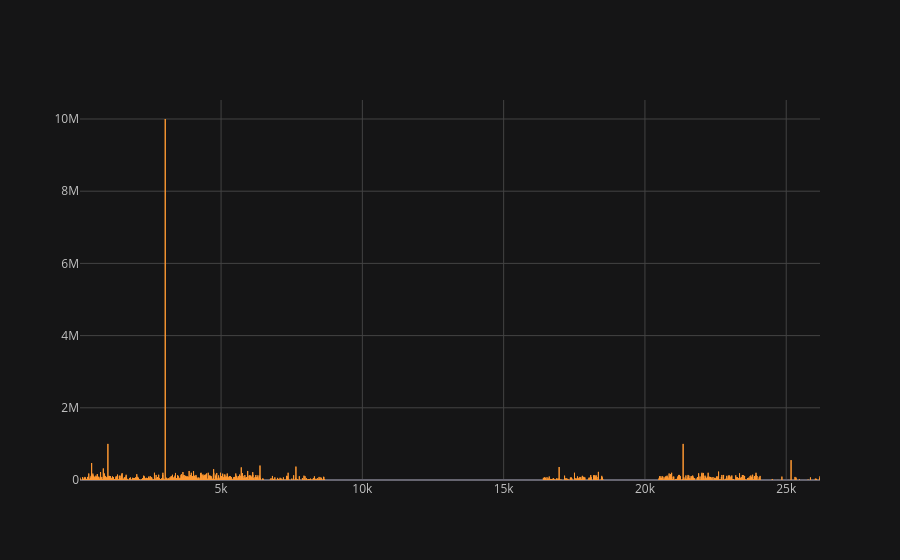

Write notebook code for a chart like this one.
### Code cell
df_b.iplot(kind='bar',theme='solar')

### Figure 1 — Plotly figure (JSON) as saved in the notebook; plotly's stock layout.template omitted (floating-point values rounded to 4 significant figures; data arrays with more than 128 entries replaced by an {"elided": "..."} marker saying what was removed)
{"data": [{"marker": {"color": "rgba(255, 153, 51, 0.6)", "line": {"color": "rgba(255, 153, 51, 1.0)", "width": 1}}, "name": "AdjustedCompensation", "orientation": "v", "text": "", "type": "bar", "x": {"elided": "1107 int values"}, "y": {"elided": "1107 float values"}}], "layout": {"legend": {"bgcolor": "#151516", "font": {"color": "#D9D9D9"}}, "paper_bgcolor": "#151516", "plot_bgcolor": "#151516", "title": {"font": {"color": "#D9D9D9"}}, "xaxis": {"gridcolor": "#434343", "showgrid": true, "tickfont": {"color": "#C2C2C2"}, "title": {"font": {"color": "#D9D9D9"}, "text": ""}, "zerolinecolor": "#666570"}, "yaxis": {"gridcolor": "#434343", "showgrid": true, "tickfont": {"color": "#C2C2C2"}, "title": {"font": {"color": "#D9D9D9"}, "text": ""}, "zerolinecolor": "#666570"}}}
